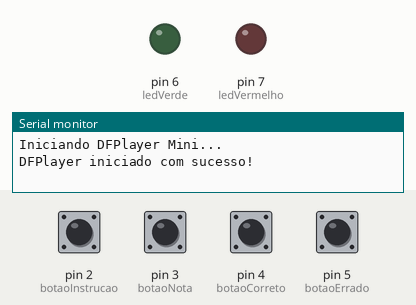
The sketch below on a simulated Arduino Uno, built with avr-gcc and run on an emulated ATmega328P. Parts: output pins drawn as LEDs (lit = HIGH), the last lines printed to the serial monitor. The test bench sets the inputs (shaded band); at power-on: pin 2 (botaoInstrucao), pin 3 (botaoNota), pin 4 (botaoCorreto), pin 5 (botaoErrado) HIGH. The audio player accepts every command and is not drawn.

Above: at 1.7 s.
1.8 s: pin 2 (botaoInstrucao) pulled LOW for 0.15 s
3.4 s: pin 4 (botaoCorreto) pulled LOW for 1 s
At 4.4 s:
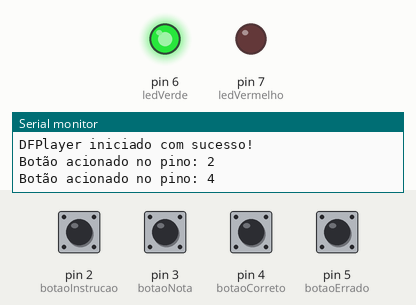
6.8 s: pin 5 (botaoErrado) pulled LOW for 0.15 s
At 8.0 s:
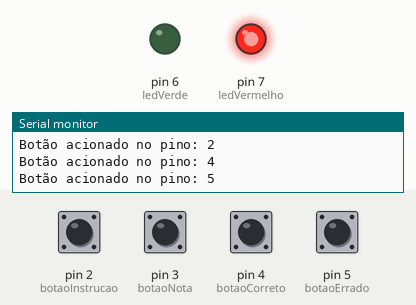
Timing chart, 0 to 9.8 s (numbered marks = the images above; inputs shaded):
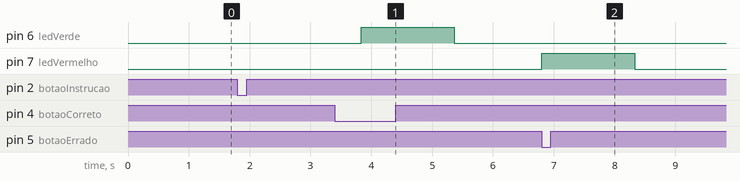

The sketch:

facil_1_de_3.ino
```cpp
// Projeto TCC sem multiplexador
// Atividade Fácil - Página 1 com botões diretos

#include <SoftwareSerial.h>
#include <DFRobotDFPlayerMini.h>

// DFPlayer
SoftwareSerial mySerial(11, 10); // RX, TX
DFRobotDFPlayerMini mp3;

//Potenciômetro
//const int pinoVolume = A0;

// Botões diretos
const int botaoInstrucao = 2;
const int botaoNota = 3;
const int botaoCorreto = 4;
const int botaoErrado = 5;

// LEDs
const int ledVerde = 6;
const int ledVermelho = 7;

bool estadoAnterior[4] = {false, false, false, false};
unsigned long ultimoAcionamento[4] = {0, 0, 0, 0};
const unsigned long debounceDelay = 250;
bool audioTocando = false;
bool instrucoesAtivadas = false;

void setup() {
  // Botões
  pinMode(botaoInstrucao, INPUT_PULLUP);
  pinMode(botaoNota, INPUT_PULLUP);
  pinMode(botaoCorreto, INPUT_PULLUP);
  pinMode(botaoErrado, INPUT_PULLUP);


  // LEDs
  pinMode(ledVerde, OUTPUT);
  pinMode(ledVermelho, OUTPUT);

  digitalWrite(ledVerde, LOW);
  digitalWrite(ledVermelho, LOW);

  // DFPlayer
  Serial.begin(9600);
  mySerial.begin(9600);
  Serial.println("Iniciando DFPlayer Mini...");

  if (!mp3.begin(mySerial)) {
    Serial.println("Erro ao iniciar o DFPlayer. Verifique conexões e SD.");
    while (true);
  }

  mp3.volume(25);
  Serial.println("DFPlayer iniciado com sucesso!");
}

void loop() {
  // Controle de volume via potenciômetro
  //int leituraVolume = analogRead(pinoVolume);
  //int volumeDF = map(leituraVolume, 0, 1023, 0, 30);
  //mp3.volume(volumeDF);

  verificarBotao(0, botaoInstrucao);
  verificarBotao(1, botaoNota);
  verificarBotao(2, botaoCorreto);
  verificarBotao(3, botaoErrado);
}

void verificarBotao(int indice, int pino) {
  bool estadoAtual = digitalRead(pino) == LOW;
  unsigned long agora = millis();

  if (estadoAtual && !estadoAnterior[indice] && (agora - ultimoAcionamento[indice] > debounceDelay) && !audioTocando) {
    ultimoAcionamento[indice] = agora;
    Serial.print("Botão acionado no pino: ");
    Serial.println(pino);
    audioTocando = true;

    switch (indice) {
      case 0:
        mp3.playMp3Folder(3); // Instrução
        delay(2000);
        instrucoesAtivadas = true;
        break;
      case 1:
        if (instrucoesAtivadas) {
          mp3.playMp3Folder(4); // Dois reais
          delay(1000);
        }
        break;
      case 2:
        if (instrucoesAtivadas) {
          digitalWrite(ledVerde, HIGH);
          mp3.playMp3Folder(1); // Parabéns
          delay(1500);
          digitalWrite(ledVerde, LOW);
        }
        break;
      case 3:
        if (instrucoesAtivadas) {
          digitalWrite(ledVermelho, HIGH);
          mp3.playMp3Folder(2); // Tente novamente
          delay(1500);
          digitalWrite(ledVermelho, LOW);
        }
        break;
    }

    audioTocando = false;
  }

  estadoAnterior[indice] = estadoAtual;
}
```

Measured:
- after the input at 3.4 s, pin 6 (ledVerde): LOW → HIGH after 0.43 s, → LOW 1.5 s later
- after the input at 6.8 s, pin 7 (ledVermelho): LOW → HIGH at once, → LOW 1.5 s later
